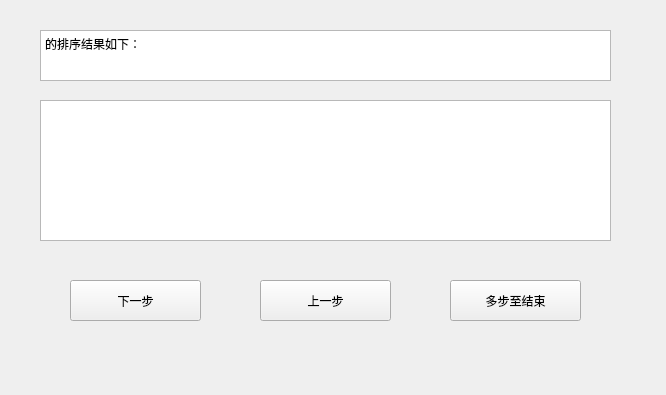
<?xml version="1.0" encoding="UTF-8"?>
<ui version="4.0">
 <class>subwindow</class>
 <widget class="QWidget" name="subwindow">
  <property name="geometry">
   <rect>
    <x>0</x>
    <y>0</y>
    <width>666</width>
    <height>395</height>
   </rect>
  </property>
  <property name="windowTitle">
   <string>Form</string>
  </property>
  <widget class="QTextBrowser" name="out_title">
   <property name="geometry">
    <rect>
     <x>40</x>
     <y>30</y>
     <width>571</width>
     <height>51</height>
    </rect>
   </property>
   <property name="html">
    <string>&lt;!DOCTYPE HTML PUBLIC &quot;-//W3C//DTD HTML 4.0//EN&quot; &quot;http://www.w3.org/TR/REC-html40/strict.dtd&quot;&gt;
&lt;html&gt;&lt;head&gt;&lt;meta name=&quot;qrichtext&quot; content=&quot;1&quot; /&gt;&lt;style type=&quot;text/css&quot;&gt;
p, li { white-space: pre-wrap; }
&lt;/style&gt;&lt;/head&gt;&lt;body style=&quot; font-family:'SimSun'; font-size:9pt; font-weight:400; font-style:normal;&quot;&gt;
&lt;p style=&quot; margin-top:0px; margin-bottom:0px; margin-left:0px; margin-right:0px; -qt-block-indent:0; text-indent:0px;&quot;&gt;的排序结果如下：&lt;/p&gt;&lt;/body&gt;&lt;/html&gt;</string>
   </property>
  </widget>
  <widget class="QTextBrowser" name="out_text">
   <property name="geometry">
    <rect>
     <x>40</x>
     <y>100</y>
     <width>571</width>
     <height>141</height>
    </rect>
   </property>
  </widget>
  <widget class="QPushButton" name="pushButton">
   <property name="geometry">
    <rect>
     <x>70</x>
     <y>280</y>
     <width>131</width>
     <height>41</height>
    </rect>
   </property>
   <property name="text">
    <string>下一步</string>
   </property>
  </widget>
  <widget class="QPushButton" name="pushButton_2">
   <property name="geometry">
    <rect>
     <x>450</x>
     <y>280</y>
     <width>131</width>
     <height>41</height>
    </rect>
   </property>
   <property name="text">
    <string>多步至结束</string>
   </property>
  </widget>
  <widget class="QPushButton" name="pushButton_3">
   <property name="geometry">
    <rect>
     <x>260</x>
     <y>280</y>
     <width>131</width>
     <height>41</height>
    </rect>
   </property>
   <property name="text">
    <string>上一步</string>
   </property>
  </widget>
 </widget>
 <resources/>
 <connections/>
</ui>
